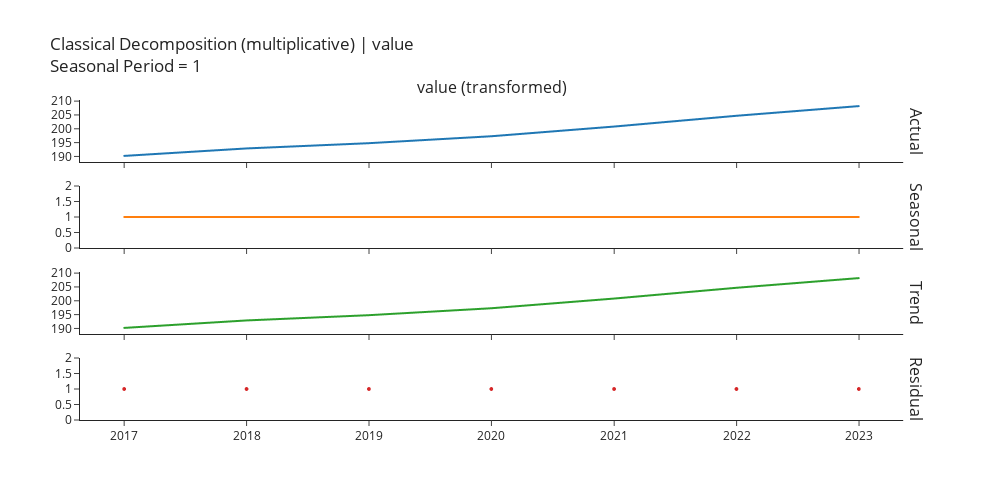

Notebook code cell kept with this figure:
### Markdown cell above
## ridge_cds_dt

### Code cell
ridge_cds_dt = exp.create_model('ridge_cds_dt')
exp.plot_model(plot = 'decomp', 
               data_kwargs = {'type' : 'multiplicative'},
               fig_kwargs = {"height":500,"width":1000,"template": "simple_white","hoverinfo":"none","big_data_threshold":10})
exp.plot_model(estimator = ridge_cds_dt, 
               plot = 'forecast', 
               data_kwargs = {'fh' : 8},
               fig_kwargs = {"height":500,"width":1000,"template": "simple_white","hoverinfo":"none","big_data_threshold":10})

### Figure 1 — Plotly figure (JSON) as saved in the notebook; plotly's stock layout.template omitted (floating-point values rounded to 4 significant figures)
{"data": [{"line": {"color": "rgb(31, 119, 180)", "width": 2}, "marker": {"size": 2}, "mode": "lines+markers", "name": "Actual", "type": "scattergl", "x": ["2017-01-01T00:00:00", "2018-01-01T00:00:00", "2019-01-01T00:00:00", "2020-01-01T00:00:00", "2021-01-01T00:00:00", "2022-01-01T00:00:00", "2023-01-01T00:00:00"], "xaxis": "x", "y": [190.2, 192.9, 194.8, 197.3, 200.8, 204.7, 208.2], "yaxis": "y"}, {"line": {"color": "rgb(255, 127, 14)", "width": 2}, "marker": {"size": 2}, "mode": "lines+markers", "name": "Seasonal", "type": "scattergl", "x": ["2017-01-01T00:00:00", "2018-01-01T00:00:00", "2019-01-01T00:00:00", "2020-01-01T00:00:00", "2021-01-01T00:00:00", "2022-01-01T00:00:00", "2023-01-01T00:00:00"], "xaxis": "x2", "y": [1, 1, 1, 1, 1, 1, 1], "yaxis": "y2"}, {"line": {"color": "rgb(44, 160, 44)", "width": 2}, "marker": {"size": 2}, "mode": "lines+markers", "name": "Trend", "type": "scattergl", "x": ["2017-01-01T00:00:00", "2018-01-01T00:00:00", "2019-01-01T00:00:00", "2020-01-01T00:00:00", "2021-01-01T00:00:00", "2022-01-01T00:00:00", "2023-01-01T00:00:00"], "xaxis": "x3", "y": [190.2, 192.9, 194.8, 197.3, 200.8, 204.7, 208.2], "yaxis": "y3"}, {"line": {"color": "rgb(214, 39, 40)", "width": 2}, "marker": {"size": 4}, "mode": "markers", "name": "Residuals", "type": "scattergl", "x": ["2017-01-01T00:00:00", "2018-01-01T00:00:00", "2019-01-01T00:00:00", "2020-01-01T00:00:00", "2021-01-01T00:00:00", "2022-01-01T00:00:00", "2023-01-01T00:00:00"], "xaxis": "x4", "y": [1, 1, 1, 1, 1, 1, 1], "yaxis": "y4"}], "layout": {"annotations": [{"font": {"size": 16}, "showarrow": false, "text": "value (transformed)", "x": 0.49, "xanchor": "center", "xref": "paper", "y": 1, "yanchor": "bottom", "yref": "paper"}, {"font": {"size": 16}, "showarrow": false, "text": "Actual", "textangle": 90, "x": 0.98, "xanchor": "left", "xref": "paper", "y": 0.9031, "yanchor": "middle", "yref": "paper"}, {"font": {"size": 16}, "showarrow": false, "text": "Seasonal", "textangle": 90, "x": 0.98, "xanchor": "left", "xref": "paper", "y": 0.6344, "yanchor": "middle", "yref": "paper"}, {"font": {"size": 16}, "showarrow": false, "text": "Trend", "textangle": 90, "x": 0.98, "xanchor": "left", "xref": "paper", "y": 0.3656, "yanchor": "middle", "yref": "paper"}, {"font": {"size": 16}, "showarrow": false, "text": "Residual", "textangle": 90, "x": 0.98, "xanchor": "left", "xref": "paper", "y": 0.09688, "yanchor": "middle", "yref": "paper"}], "autosize": false, "height": 500, "showlegend": false, "title": {"text": "Classical Decomposition (multiplicative) | value<br>Seasonal Period = 1"}, "width": 1000, "xaxis": {"anchor": "y", "domain": [0, 0.98], "matches": "x4", "showticklabels": false}, "xaxis2": {"anchor": "y2", "domain": [0, 0.98], "matches": "x4", "showticklabels": false}, "xaxis3": {"anchor": "y3", "domain": [0, 0.98], "matches": "x4", "showticklabels": false}, "xaxis4": {"anchor": "y4", "domain": [0, 0.98]}, "yaxis": {"anchor": "x", "domain": [0.8063, 1]}, "yaxis2": {"anchor": "x2", "domain": [0.5375, 0.7312]}, "yaxis3": {"anchor": "x3", "domain": [0.2687, 0.4625]}, "yaxis4": {"anchor": "x4", "domain": [0, 0.1938]}}}
